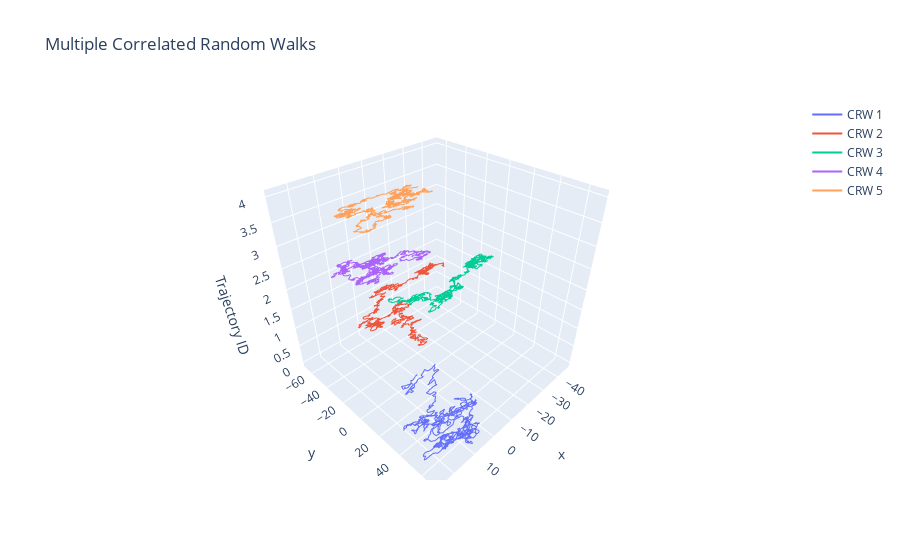

The cell this chart's notebook holds for it:
### Markdown cell above
# Activity 5: Correlated Random Walk - Vec2d - N Trajectories

### Code cell
def multiple_crw(n_traj=5, n_steps=1000, scale=1.0 , c = 0.5):
    fig = go.Figure()


    for i in range(n_traj):
        pos = Vec2d(0, 0)
        trajectory = [pos.to_tuple()]
        angle = 0
        
        for _ in range(n_steps):
            delta_angle = wrapcauchy.rvs(c, scale=scale * (i + 1))  # Diferente coeficiente de Cauchy para cada trayectoria
            angle += delta_angle
            step = Vec2d(1, 0).rotated(angle)
            pos += step
            trajectory.append(pos.to_tuple())

        x, y = zip(*trajectory)
        z = np.full(len(x), i)  # Usamos un valor fijo de Z para separar las trayectorias en 3D

        fig.add_trace(go.Scatter3d(x=x, y=y, z=z, mode='lines', name=f'CRW {i+1}'))

    print(f"Generadas {n_traj} trayectorias con {n_steps} pasos cada una.")
    
    fig.update_layout(title="Multiple Correlated Random Walks",
                      scene=dict(zaxis_title="Trajectory ID"),
                      showlegend=True)
    fig.show()

# Llamada de prueba
multiple_crw()

### Figure 1 — Plotly figure (JSON) as saved in the notebook; plotly's stock layout.template omitted (floating-point values rounded to 4 significant figures; data arrays with more than 128 entries replaced by an {"elided": "..."} marker saying what was removed)
{"data": [{"mode": "lines", "name": "CRW 1", "type": "scatter3d", "x": {"elided": "1001 float values"}, "y": {"elided": "1001 float values"}, "z": {"elided": "1001 int values"}}, {"mode": "lines", "name": "CRW 2", "type": "scatter3d", "x": {"elided": "1001 float values"}, "y": {"elided": "1001 float values"}, "z": {"elided": "1001 int values"}}, {"mode": "lines", "name": "CRW 3", "type": "scatter3d", "x": {"elided": "1001 float values"}, "y": {"elided": "1001 float values"}, "z": {"elided": "1001 int values"}}, {"mode": "lines", "name": "CRW 4", "type": "scatter3d", "x": {"elided": "1001 float values"}, "y": {"elided": "1001 float values"}, "z": {"elided": "1001 int values"}}, {"mode": "lines", "name": "CRW 5", "type": "scatter3d", "x": {"elided": "1001 float values"}, "y": {"elided": "1001 float values"}, "z": {"elided": "1001 int values"}}], "layout": {"scene": {"zaxis": {"title": {"text": "Trajectory ID"}}}, "showlegend": true, "title": {"text": "Multiple Correlated Random Walks"}}}
